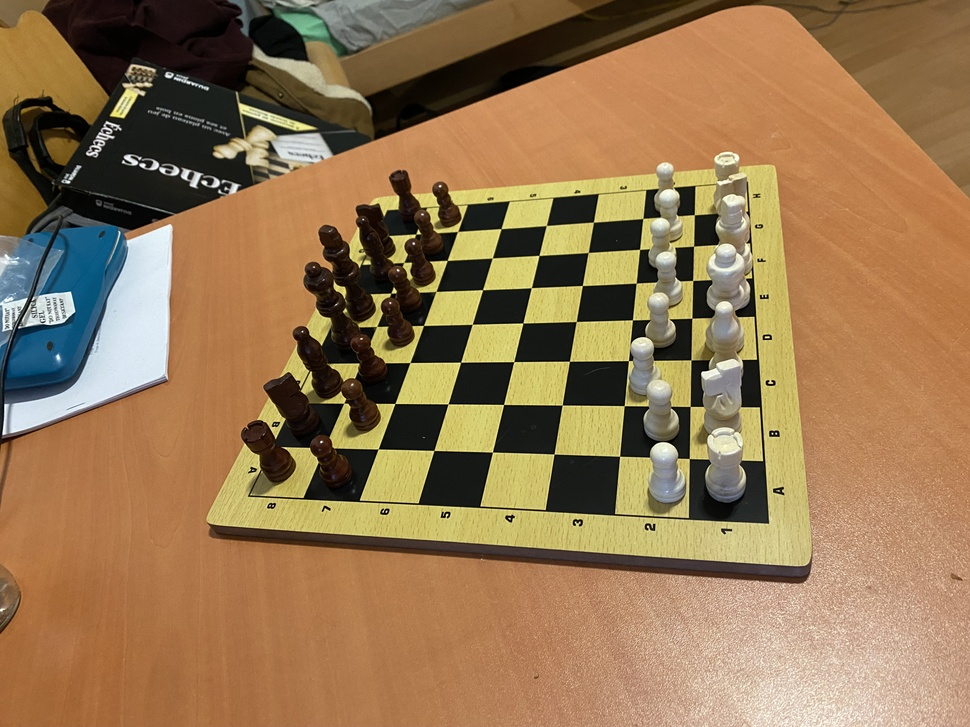
#> input picture Images/Plateau_depart_1.JPG, 970 x 727 px, shrunk from 4032 x 3024 before the run
$ python -i get_cropped_img_from_max_contour.py   (imports and definitions only)
#> lines starting #> are read from the running program, lines starting #| are printed output that depends on the picture; after the words box and inside, x2 and y2 are one past the last pixel; in counts of white or black regions, pixels touching at a corner belong together
#> further down, picture is the input picture: shape (727, 970, 3); mean B, G, R 81.9, 118.7, 149.1
### echec_vision/pok/functions/get_max_contour.py
import cv2 as cv2
import numpy as np


def get_max_contour(contours):
    max_find = 0

    for cnt in contours:
        rect = cv2.minAreaRect(cnt)
        width = rect[1][0]
        height = rect[1][1]

        area = width * height

        if area > max_find:
            max_find = area
            max_cnt = cnt

    return max_cnt


# [28 lines left out: function filter_and_order_contours, not called in this run]

### echec_vision/pok/functions/get_cropped_img_from_max_contour.py
import cv2 as cv2
from functions.get_max_contour import *

def get_cropped_img_from_max_contour(img):
    gray = cv2.cvtColor(img,cv2.COLOR_BGR2GRAY)
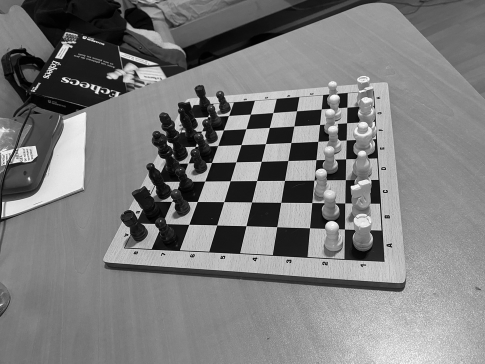
#> gray: shape (727, 970) (shown at 1/2 size); min 0, max 255, mean 123.6

    img_median = cv2.medianBlur(gray, 7)
    img_median = cv2.dilate(img_median, None, iterations = 3)
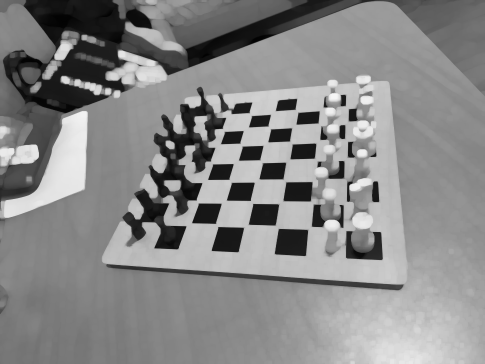
#> img_median: shape (727, 970) (shown at 1/2 size); min 1, max 245, mean 135.8
    img_median = cv2.erode(img_median, None, iterations = 3)
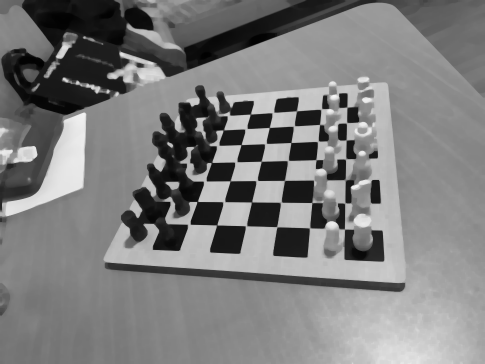
#> img_median: shape (727, 970) (shown at 1/2 size); min 1, max 245, mean 124.7

    ret,threshold_img = cv2.threshold(img_median,100,255,cv2.THRESH_BINARY) # valeur à choisir avec precaution
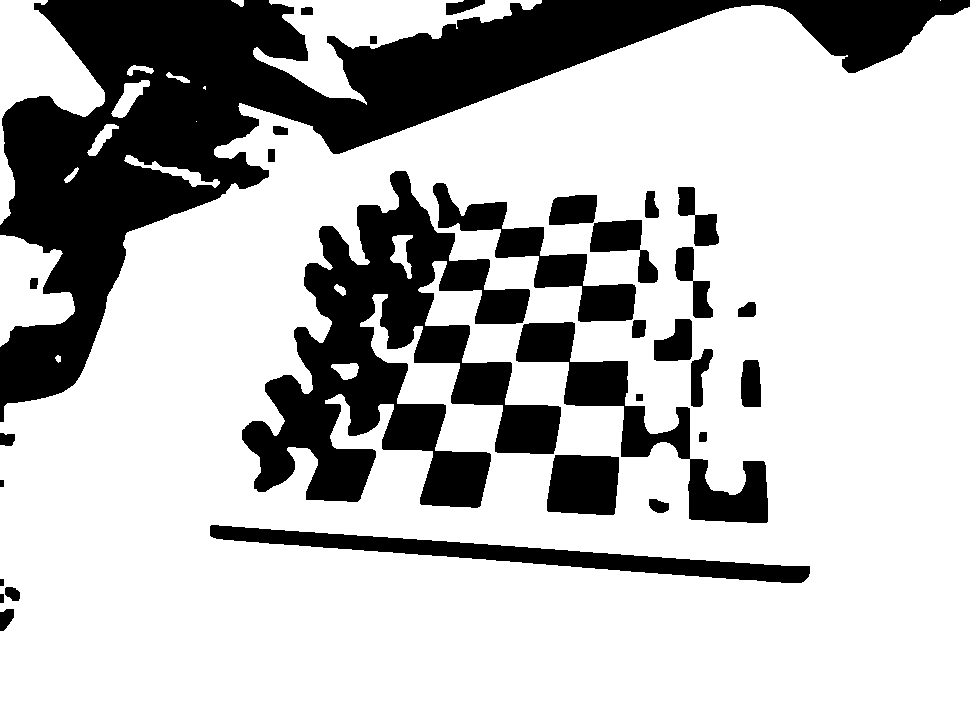
#> threshold_img: shape (727, 970); 74.3% white; 31 black regions, largest, box (x1, y1, x2, y2) and area: (0, 0, 970, 422) 95724, (242, 171, 561, 508) 43847, (516, 322, 768, 523) 10644
    threshold_img = cv2.bitwise_not(threshold_img)
    threshold_img = cv2.dilate(threshold_img, None, iterations = 2)
#> threshold_img: shape (727, 970); 29.5% white; 17 white regions, largest, box (x1, y1, x2, y2) and area: (0, 0, 970, 424) 104084, (240, 169, 770, 525) 87879, (208, 523, 812, 585) 11844
    threshold_img = cv2.medianBlur(threshold_img, 9)
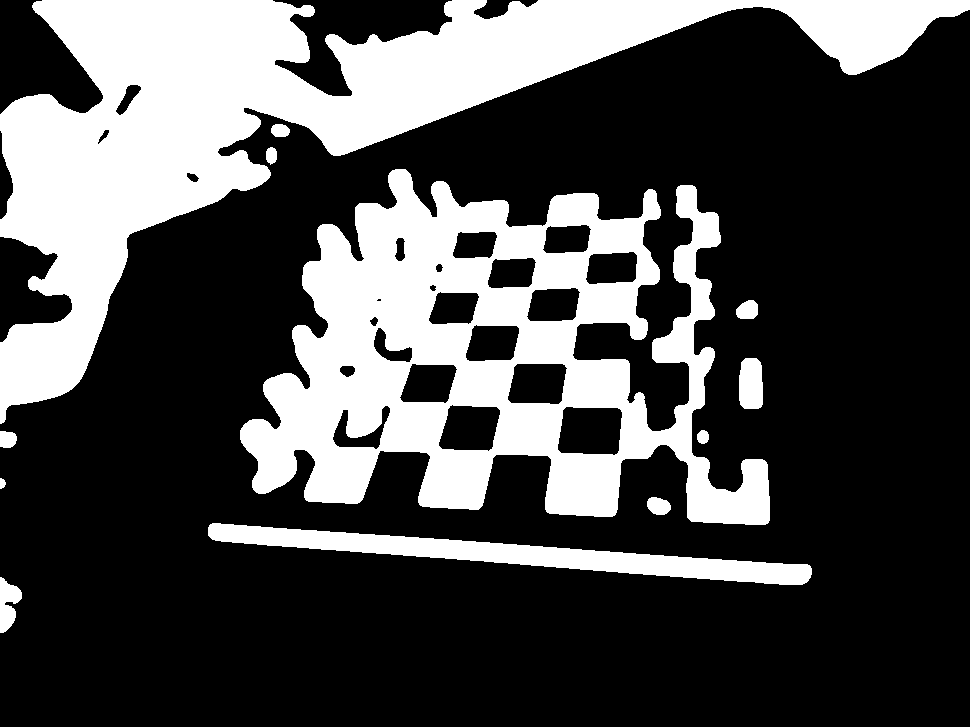
#> threshold_img: shape (727, 970); 29.7% white; 12 white regions

    contours, hierarchy = cv2.findContours(threshold_img, cv2.RETR_EXTERNAL, cv2.CHAIN_APPROX_NONE)
#> contours = 12 contours; largest, box (x1, y1, x2, y2) and area: (240, 169, 770, 525) 106894, (0, 0, 970, 424) 104288, (208, 523, 812, 585) 11204, (739, 358, 763, 409) 1054, (0, 577, 22, 633) 698

    graycopy = gray.copy()
    graycopy = cv2.drawContours(graycopy, contours, -1, (0,255,0), 20)
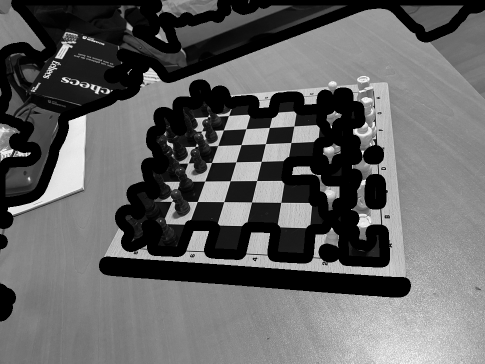
#> graycopy: shape (727, 970) (shown at 1/2 size); min 0, max 255, mean 98.3

    cv2.imshow("graycopy", graycopy)
    cv2.waitKey(0)


    max_cnt = get_max_contour(contours)
#> the loop in get_max_contour, `for cnt in contours:` made 12 passes
#> (rect, width, height, area, max_find) on passes 1, 2, 9, 12: (((10.5, 604.5), (55, 21), -90), 55, 21, 1155, 1155), (((509.2, 554.2), (21.95, 604.8), -86), 21.95, 604.8, 13275.5, 13275.5), (((511.4, 343.3), (336.9, 533), -87), 336.9, 533, 179560.9, 179560.9), (((418.2, 48.98), (1057, 377.5), -22.19), 1057, 377.5, 399051.1, 399051.1)
#> after the loop in get_max_contour, `for cnt in contours:`: max_cnt = contour of 3155 points, box (x1, y1, x2, y2) (0, 0, 970, 424), area 104288; max_find = 399051.1

    x, y, w, h = cv2.boundingRect(max_cnt)
#> x = 0; y = 0; w = 970; h = 424

    cropped_img_ref = img[y:y+h, x:x+w]
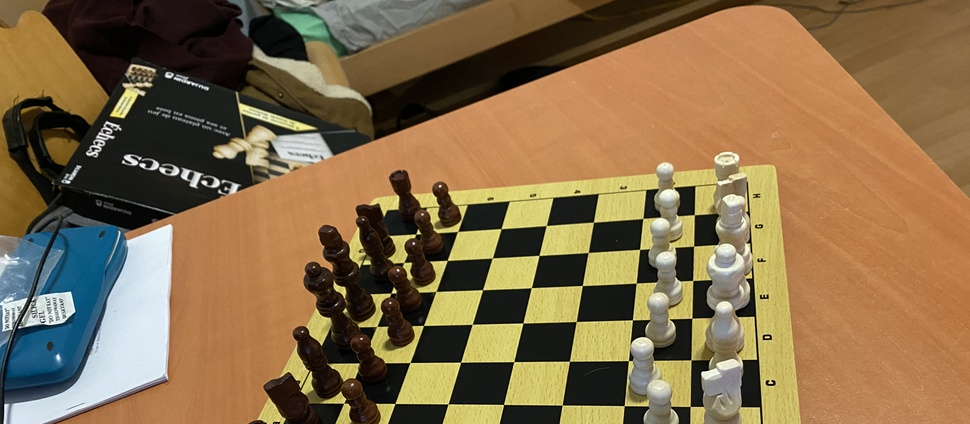
#> cropped_img_ref: shape (424, 970, 3); mean B, G, R 74.3, 108.7, 133.5
    cropped_values = (x,y,w,h)
#> cropped_values = (0, 0, 970, 424)
    cropped_center = (int(w/2),int(h/2))
#> cropped_center = (485, 212)

    return (cropped_img_ref, cropped_values, cropped_center)


>>> import cv2
>>> picture = cv2.imread('../../../Images/Plateau_depart_1.JPG')
>>> result = get_cropped_img_from_max_contour(picture)

$ run again, on Images/Plateau_depart_2.JPG
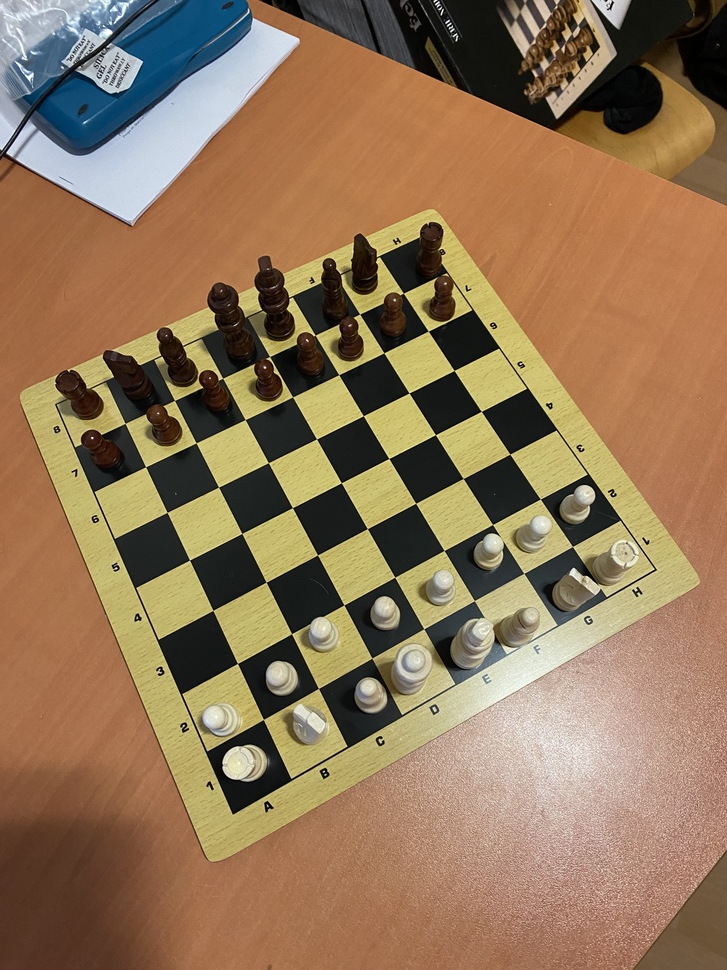
#> input picture Images/Plateau_depart_2.JPG, 727 x 970 px, shrunk from 3024 x 4032 before the run
#> picture is the input picture: shape (970, 727, 3); mean B, G, R 87.7, 117.9, 144.9
#> in get_cropped_img_from_max_contour, `threshold_img = cv2.medianBlur(threshold_img, 9)`:
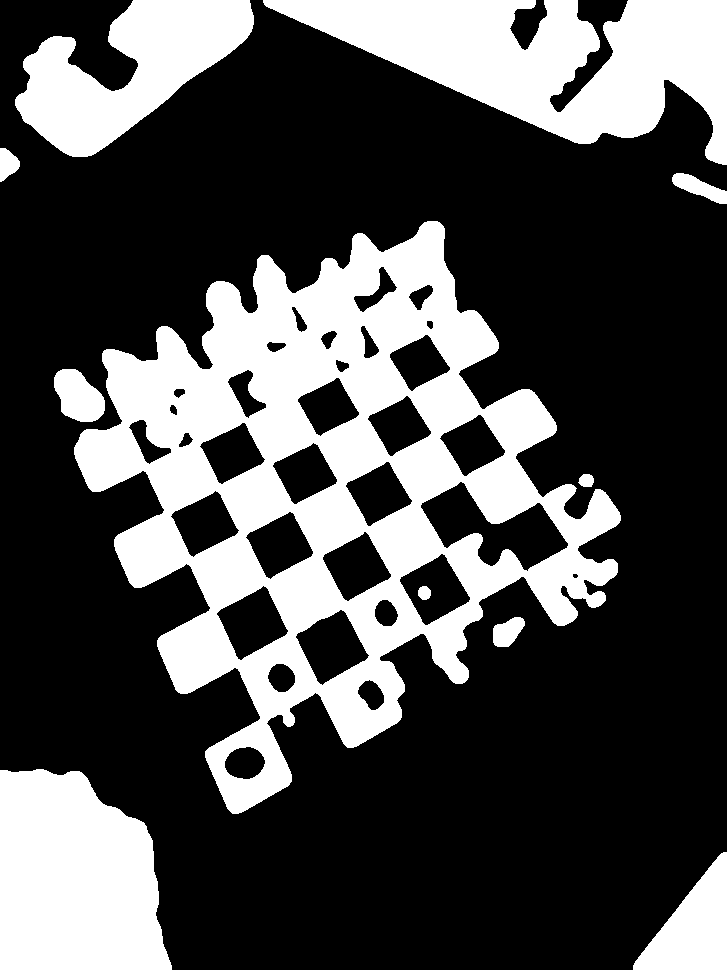
#> threshold_img: shape (970, 727); 31% white; 11 white regions
#> contours = 10 contours; largest, box (x1, y1, x2, y2) and area: (74, 221, 621, 814) 163340, (263, 0, 727, 165) 38260, (0, 769, 172, 970) 28307, (15, 0, 254, 157) 18842, (633, 852, 727, 970) 5954
#> graycopy: shape (970, 727); min 0, max 255, mean 102.5
#> the loop in get_max_contour, `for cnt in contours:` made 10 passes
#> (rect, width, height, area, max_find) on passes 1, 2, 6: (((679.5, 910.5), (117, 93), -90), 117, 93, 10881, 10881), (((85.5, 869), (200, 171), -90), 200, 171, 34200, 34200), (((325.1, 490.9), (487.6, 473.1), -30.07), 487.6, 473.1, 230646.7, 230646.7)
#> after the loop in get_max_contour, `for cnt in contours:`: max_cnt = contour of 2857 points, box (x1, y1, x2, y2) (74, 221, 621, 814), area 163340; max_find = 230646.7
#> x = 74; y = 221; w = 547; h = 593
#> in get_cropped_img_from_max_contour, `cropped_img_ref = img[y:y+h, x:x+w]`:
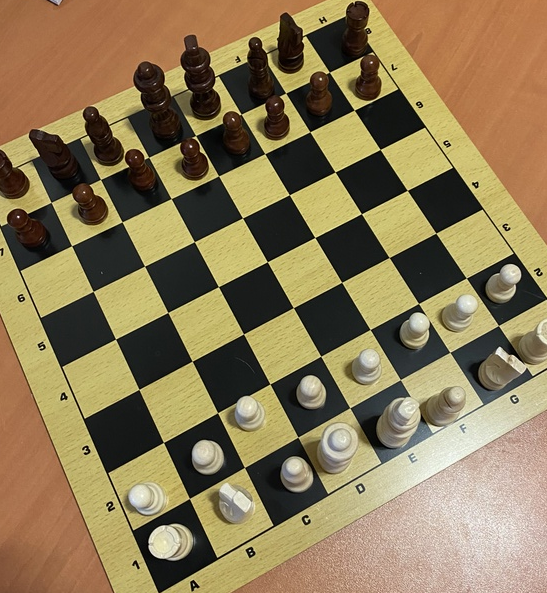
#> cropped_img_ref: shape (593, 547, 3); mean B, G, R 86.1, 122.1, 139.9
#> cropped_values = (74, 221, 547, 593)
#> cropped_center = (273, 296)

$ run again, on Images/Plateau_depart_3.JPG
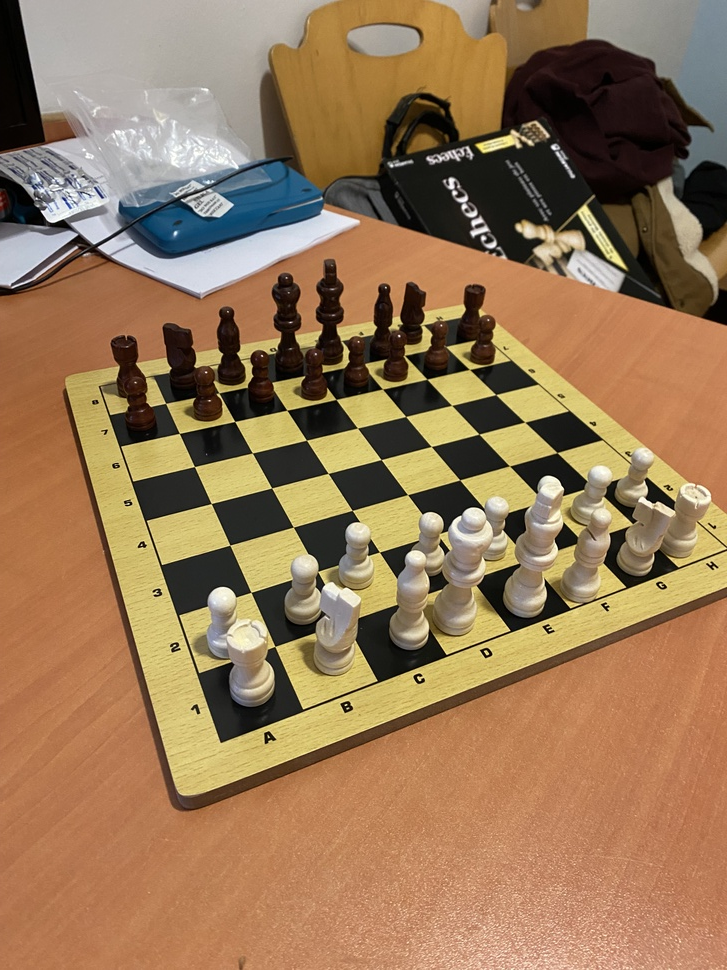
#> input picture Images/Plateau_depart_3.JPG, 727 x 970 px, shrunk from 3024 x 4032 before the run
#> picture is the input picture: shape (970, 727, 3); mean B, G, R 87.1, 120.2, 151.4
#> in get_cropped_img_from_max_contour, `threshold_img = cv2.medianBlur(threshold_img, 9)`:
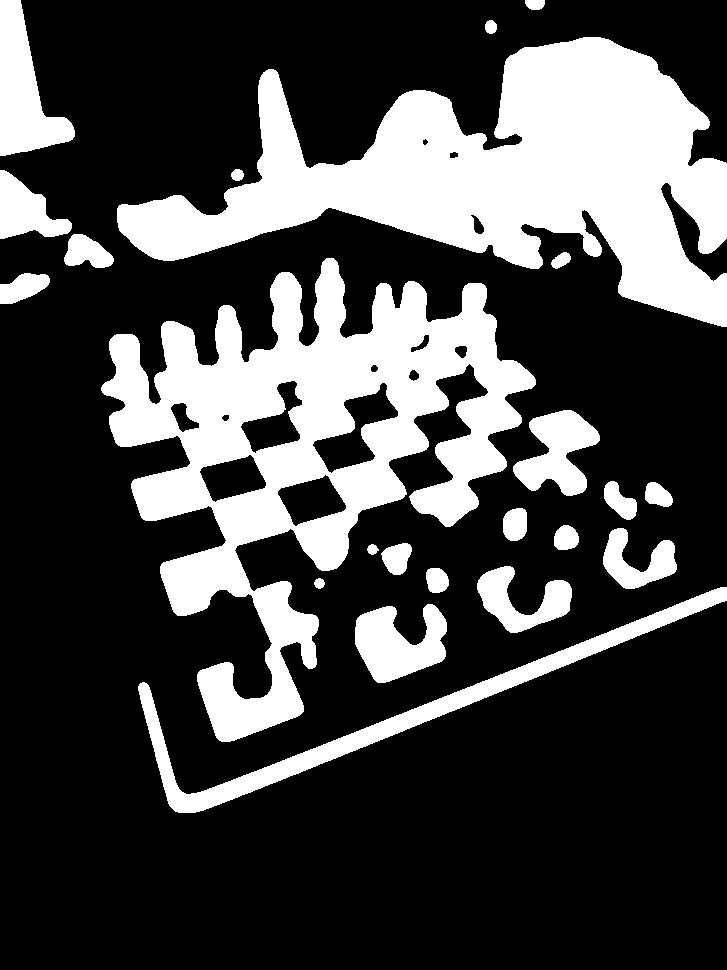
#> threshold_img: shape (970, 727); 27.7% white; 23 white regions
#> contours = 23 contours; largest, box (x1, y1, x2, y2) and area: (101, 258, 536, 742) 84282, (117, 37, 727, 327) 76648, (138, 587, 727, 813) 10824, (0, 0, 75, 156) 5872, (355, 604, 447, 683) 4472
#> the loop in get_max_contour, `for cnt in contours:` made 23 passes
#> (rect, width, height, area, max_find) on passes 1, 2, 15: (((402.2, 637.4), (93.05, 72.45), -20.56), 93.05, 72.45, 6741.2, 6741.2), (((442.4, 702), (596.9, 136.9), -9.33), 596.9, 136.9, 81703.2, 81703.2), (((347.1, 475.4), (418, 427.7), -18.86), 418, 427.7, 178785.6, 178785.6)
#> after the loop in get_max_contour, `for cnt in contours:`: max_cnt = contour of 3275 points, box (x1, y1, x2, y2) (101, 258, 536, 742), area 84282; max_find = 178785.6
#> x = 101; y = 258; w = 435; h = 484
#> in get_cropped_img_from_max_contour, `cropped_img_ref = img[y:y+h, x:x+w]`:
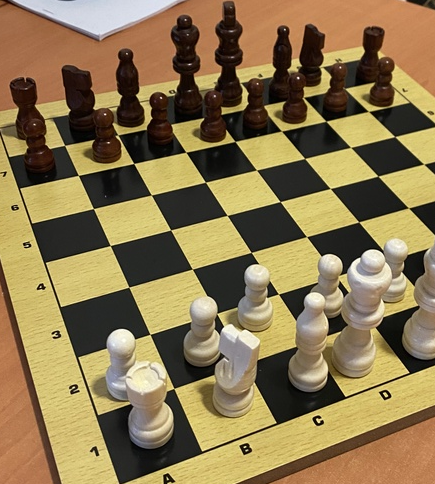
#> cropped_img_ref: shape (484, 435, 3); mean B, G, R 79.7, 119.2, 139.3
#> cropped_values = (101, 258, 435, 484)
#> cropped_center = (217, 242)
